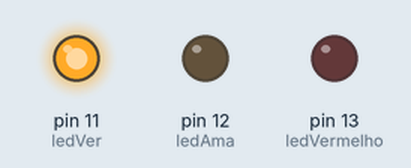
Bench run of a sketch on a simulated Arduino Uno, built with avr-gcc and run on an emulated ATmega328P. Shown: output pins drawn as LEDs (lit = HIGH).

Above: at 1.5 s.
At 4.0 s:
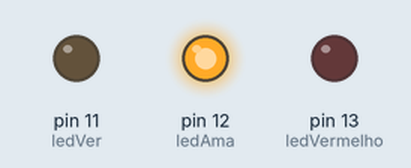
At 7.0 s:
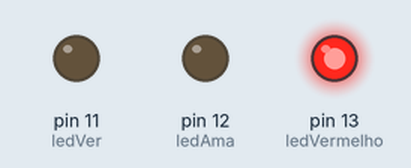
Timing chart, 0 to 11.7 s (numbered marks = the images above):
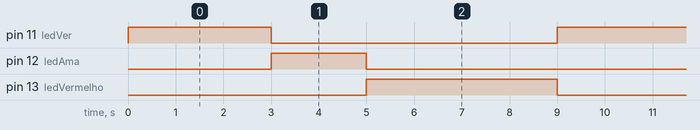

The sketch:

SemaforoLEDS.ino
```cpp
int ledVermelho = 13;
int ledAma = 12;
int ledVer = 11;


int segundo=1000;
int tempo=4;
boolean red=false;
boolean green=true;
boolean yellow=false;

void setup() {
  Serial.begin(9600);
  pinMode(ledVermelho, OUTPUT);
  pinMode(ledAma, OUTPUT);
  pinMode(ledVer, OUTPUT);
}

void loop() {


  //tempo -  4 vermelho, 2 amarelo, 3 verde

  if(tempo>=0){

    if(red==true){
      digitalWrite(ledVermelho, HIGH);
      digitalWrite(ledAma, LOW);
      digitalWrite(ledVer, LOW);
      delay(4*segundo);
      red=false;
      green=true;
      yellow=false;
    }

    if(green==true){
      digitalWrite(ledVermelho, LOW);
      digitalWrite(ledAma, LOW);
      digitalWrite(ledVer, HIGH);
      delay(3*segundo);
      red=false;
      green=false;
      yellow=true;
    }

    if(yellow==true){
      digitalWrite(ledVermelho, LOW);
      digitalWrite(ledAma, HIGH);
      digitalWrite(ledVer, LOW);
      delay(2*segundo);
      red=true;
      green=false;
      yellow=false;
    }
    tempo--;
  }
  else{
    if(red==true){
      tempo=4;
    }
    if(yellow==true){
      tempo=2;
    }
    if(green==true){
      tempo=3;
    }
  }

}
```

Measured:
- by itself, pin 11 (ledVer): alternates HIGH for 3.0 s and LOW for 6.0 s
- by itself, pin 12 (ledAma): alternates HIGH for 2.0 s and LOW for 7.0 s
- by itself, pin 13 (ledVermelho): alternates HIGH for 4.0 s and LOW for 5.0 s
